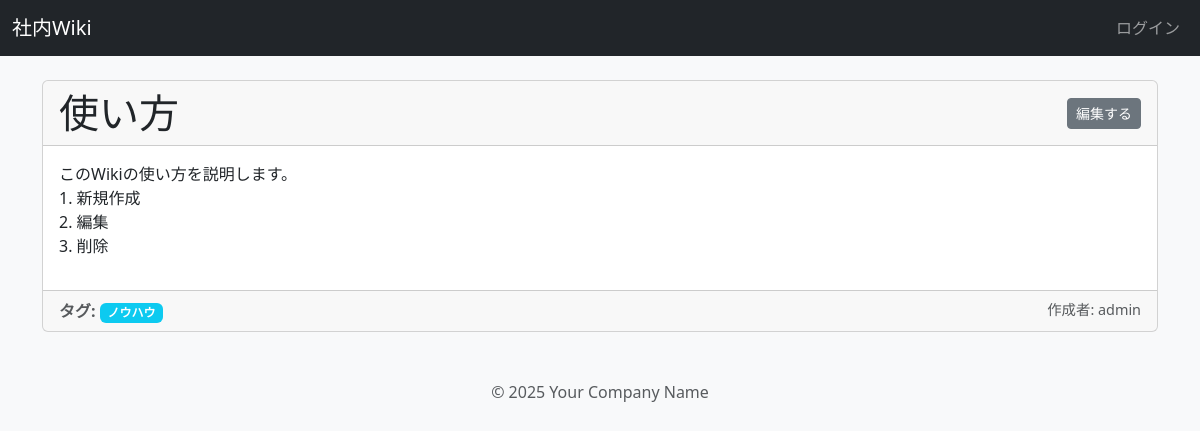
/page/2, run on the app's committed database.
### tables this page shows
CREATE TABLE pages (
    id INTEGER PRIMARY KEY AUTOINCREMENT,
    title TEXT UNIQUE NOT NULL,
    content TEXT NOT NULL,
    created_at TIMESTAMP NOT NULL DEFAULT CURRENT_TIMESTAMP,
    author_id INTEGER NOT NULL,
    updated_by_id INTEGER,
    -- 外部キー制約：author_idはusersテーブルのidを参照する
    FOREIGN KEY (author_id) REFERENCES users (id),
    -- 外部キー制約：updated_by_idはusersテーブルのidを参照する
    FOREIGN KEY (updated_by_id) REFERENCES users (id)
);

CREATE TABLE tags (
    id INTEGER PRIMARY KEY AUTOINCREMENT,
    name TEXT UNIQUE NOT NULL
);

CREATE TABLE users (
    id INTEGER PRIMARY KEY AUTOINCREMENT,
    username TEXT UNIQUE NOT NULL,
    password TEXT NOT NULL
);

### app.py (the view)
@app.route('/page/<int:page_id>')
def view_page(page_id):
    db = get_db()
    cur = db.execute("""
        SELECT p.id, p.title, p.content, author.username as author_name, updater.username as updater_name
        FROM pages p
        JOIN users author ON p.author_id = author.id
        LEFT JOIN users updater ON p.updated_by_id = updater.id
        WHERE p.id = ?
    """, (page_id,))
    page = cur.fetchone()
    if page is None:
        abort(404)
    cur = db.execute("""
        SELECT t.name FROM tags t JOIN page_tags pt ON t.id = pt.tag_id
        WHERE pt.page_id = ?
    """, (page_id,))
    tags = cur.fetchall()
    extensions = ['tables', 'fenced_code', 'nl2br', 'sane_lists']
    content_html = markdown.markdown(page['content'], extensions=extensions)
    return render_template('page.html', page=page, content_html=content_html, tags=tags)

### app.py (called while the page is built)
def connect_db():
    rv = sqlite3.connect(app.config['DATABASE'])
    rv.row_factory = sqlite3.Row
    return rv

def get_db():
    if not hasattr(g, 'sqlite_db'):
        g.sqlite_db = connect_db()
    return g.sqlite_db

### templates/page.html (shortened to what this page needs)
{% extends 'layout.html' %}
{% block content %}
    <div class="card">
        <div class="card-header d-flex justify-content-between align-items-center">
            <h1 class="mb-0">{{ page.title }}</h1>
            <a href="{{ url_for('edit_page', page_id=page.id) }}" class="btn btn-secondary btn-sm">編集する</a>
        </div>
        <div class="card-body">
            <div class="card-text">
                {{ content_html | safe }}
            </div>
        </div>
        <div class="card-footer text-muted">
            <div class="d-flex justify-content-between">
                <div>
                    <strong>タグ:</strong>
                    {% for tag in tags %}
                        <a href="{{ url_for('show_pages_by_tag', tag_name=tag.name) }}" class="badge bg-info text-decoration-none">{{ tag.name }}</a>
                    {% else %}
                        <span class="badge bg-light text-dark">タグ未設定</span>
                    {% endfor %}
                </div>
                <div style="font-size: 0.9em;">
                    作成者: {{ page.author_name }}
                </div>
            </div>
        </div>
    </div>
{% endblock %}

### data on the page
pages: title "使い方"
tags: name "ノウハウ"
users: author_name "admin"

### other printed values
{{ content_html | safe }} "このWikiの使い方を説明します。 1. 新規作成 2. 編集 3. 削除"
